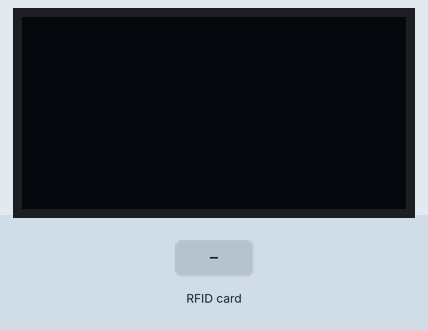
Bench run of a sketch on a simulated Arduino Uno, built with avr-gcc and run on an emulated ATmega328P. Shown: 128×64 one-colour display. Inputs (shaded band) come from the test bench. What the sketch prints to the serial monitor is not drawn.

Above: at 1.2 s.
1.3 s: RFID card F2 B1 AE 20 held to the reader
At 1.9 s:
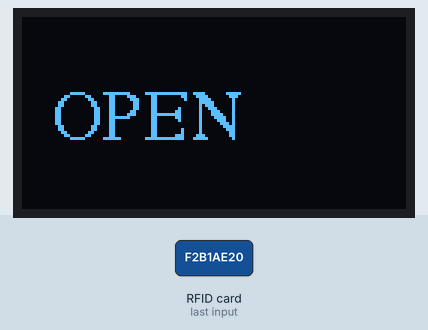
4.3 s: RFID card 5E 7A 19 C4 held to the reader
At 5.8 s:
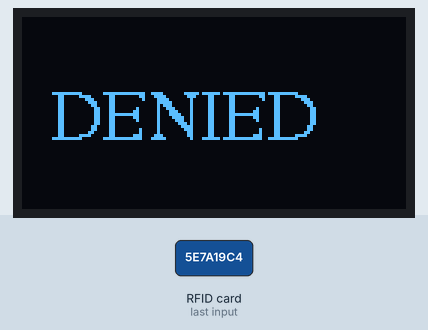
7.3 s: RFID card BA 3E 39 05 held to the reader
At 8.7 s:
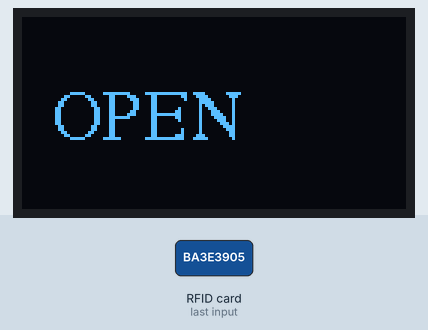
10.3 s: RFID card F2 B1 AE 20 held to the reader
Timing chart, 0 to 13.3 s (numbered marks = the images above; inputs shaded):
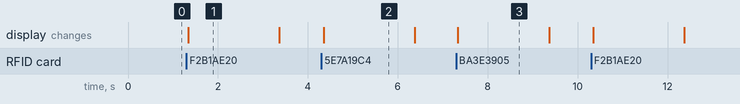

Measured:
- after the input at 1.3 s, the display: changes at once (image 1)
- after the input at 4.3 s, the display: changes after 0.05 s (image 2)
- after the input at 7.3 s, the display: changes at once (image 3)
- what the display in image 1 shows lasts 2.1 s, from 1.3 s to 3.4 s

The sketch:

main.ino
```cpp
#include <Wire.h>
#include <SPI.h>
#include <Adafruit_GFX.h>
#include <Adafruit_SSD1306.h>
#include <Fonts/FreeSerif12pt7b.h>
#include <MFRC522.h>

// ===================== CONFIGURAÇÃO OLED =====================
#define SCREEN_WIDTH 128
#define SCREEN_HEIGHT 64
Adafruit_SSD1306 display(SCREEN_WIDTH, SCREEN_HEIGHT, &Wire, -1);

// ===================== CONFIGURAÇÃO RFID =====================
#define PINO_RST 9
#define PINO_SDA 10
MFRC522 rfid(PINO_SDA, PINO_RST);

// ===================== UIDs AUTORIZADOS =====================
String uid_chaveiro = "f2 b1 ae 20";
String uid_cartao   = "ba 3e 39 05";

void setup() {
  Serial.begin(9600);

  // Inicia display OLED
  if (!display.begin(SSD1306_SWITCHCAPVCC, 0x3C)) {
    Serial.println(F("Falha ao iniciar o display SSD1306"));
    for (;;);
  }
  display.clearDisplay();
  display.setTextColor(SSD1306_WHITE);

  // Inicia RFID
  SPI.begin();
  rfid.PCD_Init();

  Serial.println("Aproxime a sua tag...");
}

void loop() {
  // Verifica nova tag
  if (!rfid.PICC_IsNewCardPresent()) return;
  if (!rfid.PICC_ReadCardSerial()) return;

  // Monta UID como string
  String conteudo = "";
  for (byte i = 0; i < rfid.uid.size; i++) {
    conteudo.concat(String(rfid.uid.uidByte[i] < 0x10 ? " 0" : " "));
    conteudo.concat(String(rfid.uid.uidByte[i], HEX));
  }
  conteudo.toLowerCase(); // Garante letras minúsculas

  Serial.print("UID RFID: ");
  Serial.println(conteudo.substring(1));

  // Limpa display e seleciona fonte
  display.clearDisplay();
  display.setFont(&FreeSerif12pt7b);
  display.setCursor(10, 40);

  // Verifica UID e mostra no OLED
  if (conteudo.substring(1) == uid_chaveiro || conteudo.substring(1) == uid_cartao) {
    display.print(F("OPEN"));
    Serial.println("Acesso liberado");
  } else {
    display.print(F("DENIED"));
    Serial.println("Acesso negado");
  }

  display.display();

  delay(2000); // Mostra mensagem por 2 segundos
  display.clearDisplay();
  display.display();

  rfid.PICC_HaltA(); // Para comunicação com o cartão
}
```
